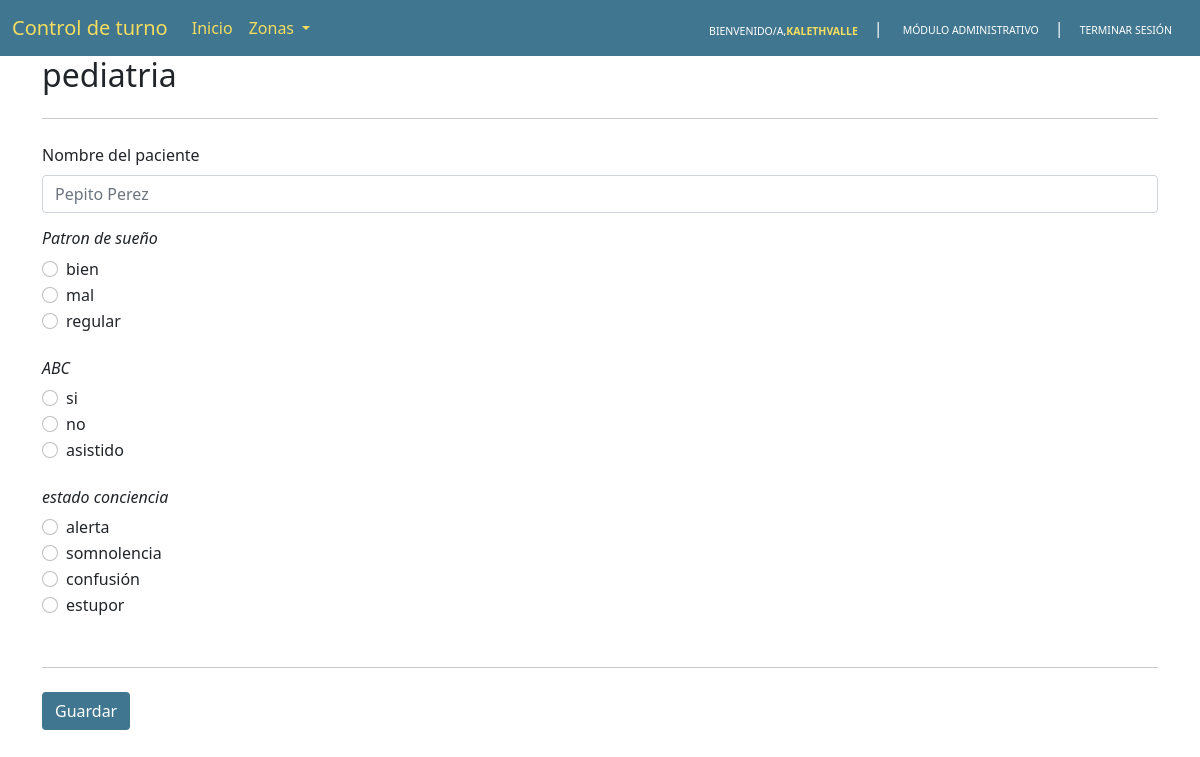
/zone/1/ (signed in), run on the app's committed database.
### api/models/users.py (models this page shows, shortened)
class User(AbstractUser):
    email = models.EmailField('email address', unique=True, error_messages={'unique': 'A user with that email already exists.'})
    phone_regex = RegexValidator(regex=r'\+?1?\d{9,10}$', message="Phone number must be entered in the format: +999999999. Up to 10 digits allowed.")
    phone_number = models.CharField('phone', validators=[phone_regex], max_length=10, default='')
    USERNAME_FIELD = 'email'
    REQUIRED_FIELDS = ['username', 'first_name', 'last_name', 'phone_number']
    is_verified = models.BooleanField('verified', default=True, help_text='Set to true when the user have verified its email address.')
    ROLES_CHOICES = [(0, 'Admin'),]
    role = models.IntegerField(choices=ROLES_CHOICES, default=0)
    TYPE_DOCUMENT_CHOICES = [(0, 'Cedula Ciudadania'),]
    type_document = models.IntegerField(choices=TYPE_DOCUMENT_CHOICES, default=0)
    number_document = models.IntegerField('Número documento', default=0)
    created_at = models.DateTimeField('created at', auto_now_add=True, help_text='Date time on which the object was created.')
    modified_at = models.DateTimeField('modified at', auto_now=True, help_text='Date time on which the object was last modified.')

### api/models/zones.py (models this page shows, shortened)
class Zones(models.Model):
    name = models.CharField('Name', max_length=200, default="", help_text="Nombre zona")
    created_at = models.DateTimeField('created at', auto_now_add=True, help_text='Date time on which the object was created.')
    modified_at = models.DateTimeField('modified at', auto_now=True, help_text='Date time on which the object was last modified.')
    class Meta:
        verbose_name_plural = "Zonas"

### api/models/questions.py (models this page shows, shortened)
class Questions(models.Model):
    question = models.CharField('Name', max_length=500, default="", help_text="Pregunta a formular")
    zone = models.ForeignKey(Zones, on_delete=models.PROTECT, related_name="questions", help_text="Zona de pregunta a formular")
    created_at = models.DateTimeField('created at', auto_now_add=True, help_text='Date time on which the object was created.')
    modified_at = models.DateTimeField('modified at', auto_now=True, help_text='Date time on which the object was last modified.')
    class Meta:
        verbose_name_plural = "Preguntas"

### api/models/options.py (models this page shows, shortened)
class Options(models.Model):
    question = models.ForeignKey(Questions, on_delete=models.PROTECT, help_text="pregunta", related_name="options")
    value = models.CharField('Name', max_length=200, default="", help_text="Opción de pregunta")
    created_at = models.DateTimeField('created at', auto_now_add=True, help_text='Date time on which the object was created.')
    modified_at = models.DateTimeField('modified at', auto_now=True, help_text='Date time on which the object was last modified.')
    class Meta:
        verbose_name_plural = "Opciones"

### api/views/zones.py (the view, shortened to what this page needs)
# urls.py: path("zone/<int:zone_id>/", ZonesView.as_view(), name="zone"),
class ZonesView(View):
    def get(self, request, zone_id):
        if not request.user.is_authenticated:
            return redirect('api:login')
        zones = Zones.objects.all()
        zone = Zones.objects.get(id=zone_id)
        return render(
            request,
            template_name='CtlT/zone.html',
            context={
                "zones": zones,
                "zone": zone
            }
        )

### api/templates/CtlT/zone.html (shortened to what this page needs)
{% extends 'base.html' %}
{% block body %}
<div class="container">
    <h2> {{ zone.name }} </h2>
    <hr class="my-4">
    <form method="post">
        <div class="mb-3">
            <label for="exampleDataList" class="form-label">Nombre del paciente</label>
            <input class="form-control" list="datalistOptions" name="usuario" id="exampleDataList"
                placeholder="Pepito Perez">
        </div>
        {% for question in zone.questions.all %}
        <i>
            <h6> {{ question.question }} </h6>
        </i>
        {% for option in question.options.all %}
        <div class="form-check">
            <input class="form-check-input" type="radio" name="question_{{ question.id }}" id="{{ option.id }}"
                value="{{ option.id }}">
            <label class="form-check-label" for="{{ option.id }}">
                {{ option.value }}
            </label>
        </div>
        {% endfor %}
        <br />
        {% endfor %}
        <hr class="my-4">
        <button class="btn mb-3" style="background-color: #417690; color: white;">Guardar</button>
    </form>
</div>
{% include 'core/notification.html' %}
{% endblock %}

### api/templates/base.html (shortened to what this page needs)
<!DOCTYPE html>
<html lang="en">
<head>
  <link href="https://cdn.jsdelivr.net/npm/bootstrap@5.0.2/dist/css/bootstrap.min.css" rel="stylesheet">
</head>
<body>
  {% if zones %}
    <nav id="menu-navbar" class="navbar navbar-dark navbar-expand-lg bg-body-tertiary" style="background-color: #417690;">
      <div class="container-fluid">
        <a class="navbar-brand fw-light" href="{% url 'api:home' %}" style="color: #f5dd5d;">Control de turno</a>
        <div class="collapse navbar-collapse" id="navbarSupportedContent">
          <ul class="navbar-nav me-auto mb-2 mb-lg-0">
            <li class="nav-item">
              <a class="nav-link active" aria-current="page" href="{% url 'api:home' %}" style="color: #f5dd5d;">Inicio</a>
            </li>
            <li class="nav-item dropdown">
              <a class="nav-link dropdown-toggle" href="#" role="button" data-bs-toggle="dropdown" aria-expanded="false" style="color: #f5dd5d;">
                Zonas
              </a>
            </li>
          </ul>
          <div class="d-flex align-items-center">
            <span class="mt-2" style="color: #FFFFFF; font-size: 10.5px;">
              BIENVENIDO/A,
            </span>
            <span class="text-uppercase fw-bold mt-2" style="color: #f5dd5d; font-size: 10.5px;" >
              {{ request.user.username }}
            </span>
            <span class="ms-3" style="color: #FFFFFF;">|</span>
            <a  class="nav-link ms-1 btn-sm"
                href="{% url 'admin:index' %}"
                target="_blank"
                style="color: #FFFFFF; "
            >
                <span style="font-size: 10.5px;">
                  MÓDULO ADMINISTRATIVO
                </span>
            </a>
            <span style="color: #FFFFFF;">|</span>
            <a class="nav-link" href="{% url 'api:logout' %}" style="color: #FFFFFF;">
              <span style="font-size: 10.5px;">
                TERMINAR SESIÓN
              </span>
            </a>
          </div>
        </div>
      </div>
    </nav>
  {% endif %}
  <div class="content container-fluid">
    {% block body %}
    {% endblock %}
  </div>
</body>
</html>

### api/templates/base.html (style rules this page uses)
body { padding: 0%; margin: 0%; }
.content { padding: 0%; margin: 0%; }

### data on the page
User: user.username "KALETHVALLE"
Zones: name "pediatria"
Questions: question "Patron de sueño"
Options: value "bien"
Options: value "mal"
Options: value "regular"
Questions: question "ABC"
Options: value "si"
Options: value "no"
Options: value "asistido"
Questions: question "estado conciencia"
Options: value "alerta"
Options: value "somnolencia"
Options: value "confusión"
Options: value "estupor"
